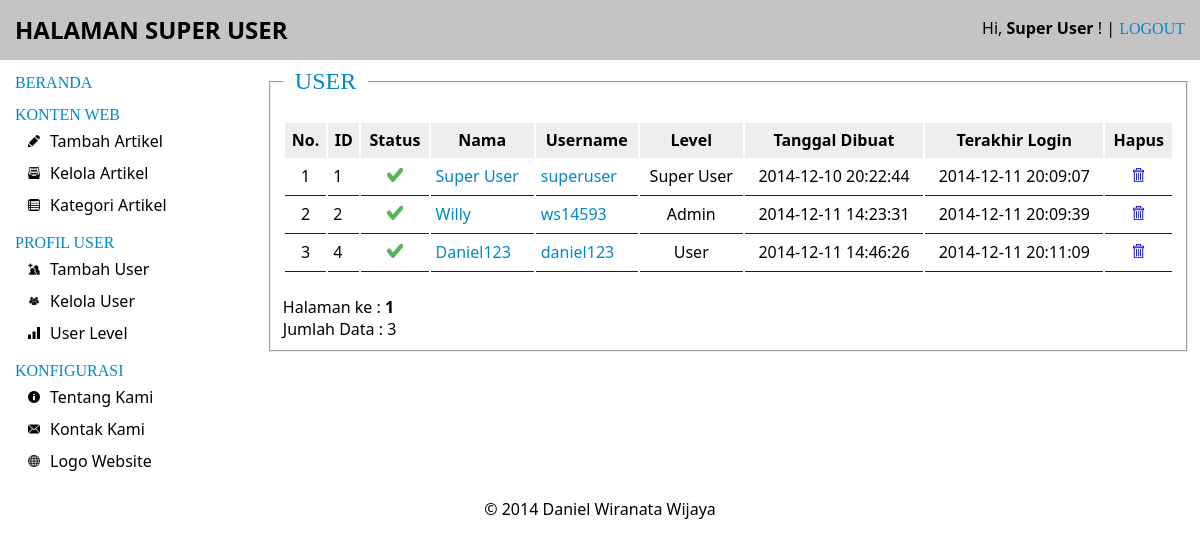
Page /manage-user.php (signed in) on the committed database.
### tables this page shows
CREATE TABLE IF NOT EXISTS `cw_users` (
`user_id` int(11) NOT NULL,
  `name` varchar(50) NOT NULL,
  `nickname` varchar(20) NOT NULL,
  `password` varchar(50) NOT NULL,
  `email` varchar(100) NOT NULL,
  `level_id` int(11) NOT NULL,
  `date_created` datetime NOT NULL,
  `date_modified` datetime NOT NULL,
  `date_visited` datetime NOT NULL,
  `status` int(11) NOT NULL
);

### manage-user.php (the view, shortened to what this page needs)
<!doctype html>
<html>
<head>
<link rel="stylesheet" type="text/css" href="css/style-admin.css">
</head>
<body>
<div id="container">
    <div id="header" class="column"><?php include("inc/header.php"); ?>
    </div>
    <div id="body" class="column">
        <div id="left-column" class="column"><?php include("inc/nav.php"); ?></div>
        <div id="content" class="column">
        <fieldset>
            <legend><h2 class="menu" style="margin: 0 10px;">USER</h2></legend>
            <table class="data-list">
            <thead>
              <th>No.</th>
              <th>ID</th>
              <th>Status</th>
              <th>Nama</th>
              <th>Username</th>
              <th>Level</th>
              <th>Tanggal Dibuat</th>
              <th>Terakhir Login</th>
              <th>Hapus</th>
            </thead>
			<?php
                $limit = 10;
                $offset = null;
                if(empty($page))
                {
                    $offset = 0;
                    $page = 1;
                }
                else
                    {
                        $offset = ($page - 1) * $limit;
                    }
				if($_SESSION['level'] == 1)
				{
                	$sqlUsers = mysql_query("SELECT * FROM cw_users ORDER BY user_id ASC LIMIT $offset, $limit");
				}
				elseif($_SESSION['level'] == 2)
					{
						$sqlUsers = mysql_query("SELECT * FROM cw_users WHERE level_id = '3' ORDER BY user_id ASC LIMIT $offset, $limit");
					}
                if( mysql_num_rows($sqlUsers)>0 )
                {
                    $no = 1;
                    while( $users = mysql_fetch_array($sqlUsers) )
                    {
            ?>
                    <tr valign="top">
                      <td align="center"><?php echo $no; ?></td>
                      <td><?php echo $users['user_id']; ?></td>
                      <td align="center">
					  	<?php
                      		if($users['status'] == 0)
							{
								echo "<img src='images/icon-error.png' width='14' height='14'>";
							}
								else
								{
									echo "<img src='images/icon-success.png' width='16' height='14'>";
								}
						?>
                      </td>
                      <td><a href="update-user.php?id=<?php echo $users['user_id']; ?>"><span class="info"><?php echo $users['name']; ?></span></td>
                      <td><a href="update-user.php?id=<?php echo $users['user_id']; ?>"><span class="info"><?php echo $users['nickname']; ?></span></td>
                      <td align="center">
					  	<?php
                        	if($users['level_id'] == 1)
							{
								echo "Super User";
							}
                        	elseif($users['level_id'] == 2)
							{
								echo "Admin";
							}
							elseif($users['level_id'] == 3)
								{
									echo "User";
								}
						?>
                      </td>
                      <td align="center"><?php echo $users['date_created']; ?></td>
                      <td align="center">
					  	<?php
                        	if($users['date_visited'] == '0000-00-00 00:00:00')
							{
								echo "Belum melakukan login";
							}
							else
								{
									echo $users['date_visited'];
								}
						?>
                      </td>
                      <td align="center">
                        <a href="process/delete-user.php?id=<?php echo $users['user_id']; ?>" onclick="return confirm ('Yakin ingin menghapus user ini ?');">
                        	<img src="images/icon-delete.png" width="11" height="14">
                        </a>
                      </td>
                    </tr>
            <?php
                    $no++;
                    }
                }
                else
                    {
            ?>
                    <tr>
                      <td colspan="8">Tidak ada user</td>
                    </tr>
            <?php
                    }
            ?>
            </table>
            <br />
            <div>
            <?php
                $sql_paging = mysql_query("SELECT * FROM cw_users");
                $data = mysql_num_rows($sql_paging);
                $total_page = ceil($data / $limit);
                echo "Halaman ke :";
                for($i = 1; $i <= $total_page; $i++)
                if($i != $page)
                {
                    echo "<a href=manage-user.php?page=$i> $i </a> &nbsp;";
                }
                else
                    {
                        echo "<b> $i </b> &nbsp;";
                    }
                echo "<br /> Jumlah Data : " .$data;
            ?>
            </div>
        </fieldset>
        </div>
    </div>
    <div id="footer" class="column"><?php include("inc/footer.php"); ?></div>
</div>
</body>
</html>

### inc/header.php (shortened to what this page needs)
<div id="header-title">
<?php
	if($_SESSION['level'] == 1)
	{
		echo "<h2 style='line-height: 0;'>HALAMAN SUPER USER</h2>";
	}
	elseif($_SESSION['level'] == 2)
		{
			echo "<h2 style='line-height: 0;'>HALAMAN ADMINISTRATOR</h2>";
		}
		elseif($_SESSION['level'] == 3)
			{
				echo "<h2 style='line-height: 0;'>HALAMAN USER</h2>";
			}
?>
</div>
<div id="login-info">
	Hi, <a class="profile" href="change-password.php?nickname=<?php echo $_SESSION['nickname']; ?>"><b><?php echo $_SESSION['name']; ?></b></a> ! |
	<a href="logout.php" title="Keluar"><span class="menu">Logout</span></a>
</div>

### inc/nav.php (shortened to what this page needs)
<?php
	if($_SESSION['level'] == 1)
	{
?>
        <ul id="nav">
            <li><a href="dashboard.php" title="Halaman Administrator"><span class="menu">Beranda</span></a></li>
            <li><span class="menu">Konten Web</span>
                <ul>
                    <li><img class="icon" src="images/icon-new-article.png"><a href="add-new-article.php" title="Tambah Artikel Baru">Tambah Artikel</a></li>
                    <li><img class="icon" src="images/icon-manage-article.png"><a href="manage-article.php" title="Kelola Artikel">Kelola Artikel</a></li>
                    <li><img class="icon" src="images/icon-category-article.png"><a href="category-article.php" title="Kategori Artikel">Kategori Artikel</a></li>
                </ul>
            </li>
            <li><span class="menu">Profil User</span>
                <ul>
                    <li><img class="icon" src="images/icon-add-user.png"><a href="add-new-user.php" title="Tambah User Baru">Tambah User</a></li>
                    <li><img class="icon" src="images/icon-manage-user.png"><a href="manage-user.php" title="Kelola User">Kelola User</a></li>
                    <li><img class="icon" src="images/icon-manage-user-level.png"><a href="user-level.php" title="User Level">User Level</a></li>
                </ul>
            </li>
            <li><span class="menu">Konfigurasi</span>
                <ul>
                    <li><img class="icon" src="images/icon-about-us.png"><a href="about-us.php" title="Tentang Kami">Tentang Kami</a></li>
                    <li><img class="icon" src="images/icon-contact-us.png"><a href="contact-us.php" title="Kontak Kami">Kontak Kami</a></li>
                    <li><img class="icon" src="images/icon-image-logo.png"><a href="image-logo.php" title="Logo Web">Logo Website</a></li>
                </ul>
            </li>
        </ul>
<?php
	}
?>

### inc/footer.php
&copy; <?php echo date("Y"); ?> Daniel Wiranata Wijaya

### css/style-admin.css (style rules this page uses)
body { font-family: "Segoe UI"; font-size: 1em; }
a, a:visited { text-decoration: none; color: #000000; }
#left-column { width: 20% !important; margin-right: 20px; margin-top: -18px; margin-left: 2px; }
#content { width: 78% !important; }
#header, #body, #footer { clear: both; margin-bottom: 15px; }
#header { padding: 10px 15px; background-color: #C5C3C3; position: absolute; top: 0; left: 0; width: 100%; }
#body { margin-top: 68px; }
#footer { text-align: center; }
#header-title, #left-column, #content { float: left; }
#login-info { float: right; margin-right: 30px; margin-top: 7px; }
#header-title { margin-top: 0; }
.menu { text-transform: uppercase; font-family: "Trebuchet MS" !important; font-weight: 500; color: #0088CC; }
.info { color: #0088CC; font-size: 600; }
.icon { width: 12px; height: 12px; margin-right: 10px; margin-left: 8px; }
#nav { list-style: none; margin-left: -40px; }
#nav li, #nav li ul li { padding: 5px 0 5px 5px; }
#nav li ul { list-style: none; }
#nav li ul li { margin-left: -40px; }
.data-list thead th, .data-list tr td { height: 25px; padding: 5px; }
.data-list thead th { background-color: #EEEEEE; }
.data-list tr td { border-bottom: 1px solid #080DC1; }
.data-list { width: 100%; margin-top: 20px; }

### rows in the picture
cw_users: user_id "1", status 1 (drawn), name "Super User", nickname "superuser", level_id "Super User", date_created "2014-12-10 20:22:44", date_visited "2014-12-11 20:09:07"
cw_users: user_id "2", status 1 (drawn), name "Willy", nickname "ws14593", level_id "Admin", date_created "2014-12-11 14:23:31", date_visited "2014-12-11 20:09:39"
cw_users: user_id "4", status 1 (drawn), name "Daniel123", nickname "daniel123", level_id "User", date_created "2014-12-11 14:46:26", date_visited "2014-12-11 20:11:09"

### other values in the picture
$_SESSION['name'] "Super User"
$data "3"
